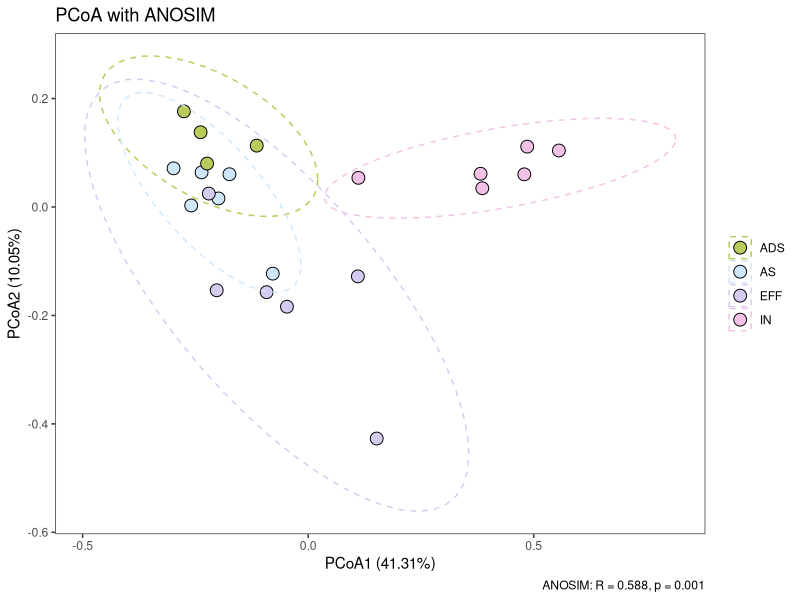
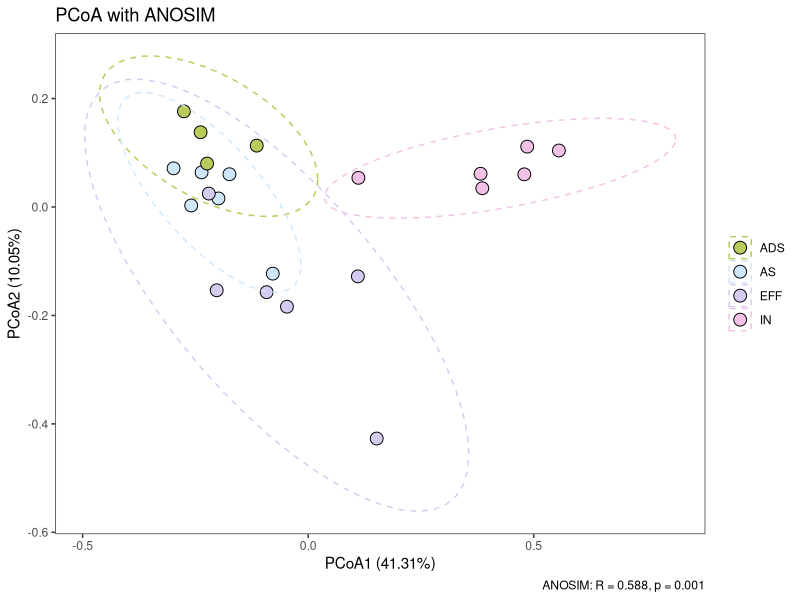

Here is the R script that generated these plots, in order:

#install.packages("vegan")


library(vegan)
library(ggplot2)

raw_abundance_matrix <- read.table("subtype-ARG-OAP.txt", header = TRUE, row.names = 1)
abundance_matrix <- t(raw_abundance_matrix)
meta_data <- read.table("metadata.txt", header = TRUE)

dist_matrix <- vegdist(abundance_matrix, method = "bray")

pcoa <- cmdscale(dist_matrix, eig = TRUE, k = 2)

pcoa_df <- data.frame(SampleID = row.names(pcoa$points),
                      PC1 = pcoa$points[, 1],
                      PC2 = pcoa$points[, 2],
                      Group = meta_data$Group)

test_result <- anosim(dist_matrix, meta_data$Group, permutations = 999)


groups <- unique(meta_data$Group)
color_mapping <- c(
  "IN" = "#F4C1E6", 
  "AS" = "#CEE7FD", 
  "EFF" = "#D5CBF0",
  "ADS" = "#B8CB5B" 
)

if (length(groups) > length(color_mapping)) {
  color_mapping <- rainbow(length(groups))
  names(color_mapping) <- groups
}


p <- ggplot(pcoa_df, aes(x = PC1, y = PC2, fill = Group)) +
  geom_point(size = 4, shape = 21, color = "black") +
  #geom_text(aes(label = SampleID), vjust = -1, size = 3, color = "black") +
  stat_ellipse(aes(color = Group), level = 0.95, 
               geom = "polygon", alpha = 0, linetype = 2, size = 0.5) +
  scale_fill_manual(values = color_mapping) +
  scale_color_manual(values = color_mapping) +
  labs(title = "PCoA with ANOSIM",
       x = paste0("PCoA1 (", round(pcoa$eig[1] / sum(pcoa$eig) * 100, 2), "%)"),
       y = paste0("PCoA2 (", round(pcoa$eig[2] / sum(pcoa$eig) * 100, 2), "%)"),
       caption = paste0("ANOSIM: R = ", round(test_result$statistic, 3),
                        ", p = ", test_result$signif)) +
  theme_bw() +
  theme(legend.title = element_blank(),
        panel.grid.major = element_blank(),
        panel.grid.minor = element_blank(),
        legend.position = "right") +
  guides(fill = guide_legend(override.aes = list(shape = 21)))

print(p)

ggsave("pcoa_ARG-OAP-2026.pdf", plot = p, width = 5.5, height = 4, units = "in")
